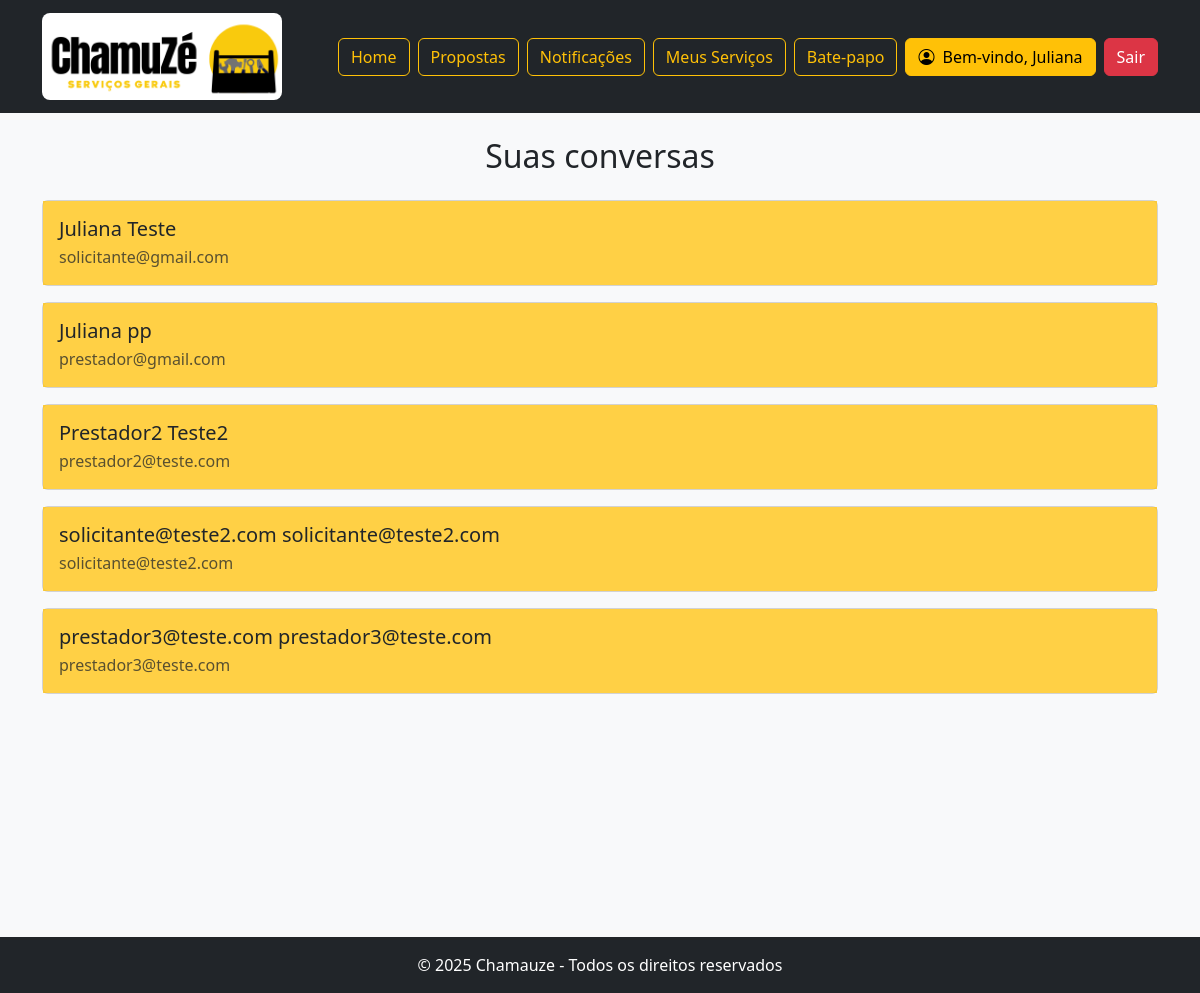
/config/chatLista.php (signed in), run on the app's committed database.
### tables this page shows
CREATE TABLE `usuario` (
  `id_usuario` int(11) NOT NULL,
  `nome` varchar(100) NOT NULL,
  `sobrenome` varchar(150) NOT NULL,
  `email` varchar(150) NOT NULL,
  `senha` varchar(255) NOT NULL,
  `cpf` varchar(11) NOT NULL,
  `telefone` varchar(30) NOT NULL,
  `nacionalidade` varchar(50) NOT NULL,
  `data_nascimento` date NOT NULL,
  `nota_reputacao` decimal(3,2) NOT NULL,
  `genero` enum('F','M','O') NOT NULL,
  `tipo_perfil` enum('administrador','prestador','solicitante') NOT NULL
);

### helpers/biblioteca.php (called while the page is built, shortened)
<?php
$conexao = conectaDB();
function buscarUsuarioPeloId($id_usuario){
    global $conexao;
    $sql = "SELECT * FROM usuario WHERE id_usuario = ?";
    $stmt = $conexao->prepare($sql);
    $stmt->bind_param('i', $id_usuario);
    $stmt->execute();
    $resultado = $stmt->get_result();
    return $resultado->fetch_assoc();
}
function buscarListaDeContatosNoBanco($id_usuario){
    global $conexao;
    $sql = "
        SELECT DISTINCT id_destinatario
        FROM mensagem
        WHERE id_remetente = ?
        UNION
        SELECT DISTINCT id_remetente
        FROM mensagem
        WHERE id_destinatario = ?
    ";
    $stmt = $conexao->prepare($sql);
    $stmt->bind_param('ii', $id_usuario, $id_usuario);
    $stmt->execute();
    $resultado = $stmt->get_result();
    return $resultado->fetch_all(MYSQLI_ASSOC);
}
?>

### config/chatLista.php (the view, shortened to what this page needs)
<?php
include "../helpers/biblioteca.php";
$id_remetente = $_SESSION['usuario']['id_usuario'];
?>
<!DOCTYPE html>
<html lang="pt-br">
<head>
    <link rel="stylesheet" href="../assets/css/estrelas.css">
    <link href="https://cdn.jsdelivr.net/npm/bootstrap@5.3.3/dist/css/bootstrap.min.css" rel="stylesheet">
    <link rel="stylesheet" href="../assets/css/estilo.css">
    <link rel="stylesheet" href="https://cdn.jsdelivr.net/npm/bootstrap-icons/font/bootstrap-icons.css">
</head>
<body class="bg-light  vh-100">
    <main class="container min-vh-100">
        <h2 class="my-4 text-center">Suas conversas</h2>
        <?php
            $idDosContatos = buscarListaDeContatosNoBanco($id_remetente);
            if (count($idDosContatos) <= 0){
                echo '<div class = "alert alert-info mt-4" role="alert"">
                        Você ainda não possui conversas!
                    </div>';
            } else {
                for($i = 0; $i < count($idDosContatos); $i++){
                    $usuario = buscarUsuarioPeloId($idDosContatos[$i]["id_destinatario"]);
                ?>
                <div class="card mb-3" style="cursor: pointer;" onclick="window.location.href='../config/chat.php?id_destinatario=<?= $usuario['id_usuario'] ?>'">
                    <div class="card-body bg-warning bg-opacity-75">
                        <h5 class="card-title mb-1"><?= $usuario["nome"]?> <?= $usuario["sobrenome"] ?></h5>
                        <p class="card-text text-muted mb-0"><?= $usuario["email"] ?></p>
                    </div>
                </div>
            <?php }
                    }?>
    </main>
    <?php include "../footer.php"; ?>
</body>
</html>

### config/chatLista.php (style rules this page uses)
.card-text { word-wrap: break-word; overflow-wrap: break-word; max-height: 100px; overflow: hidden; }

### data on the page
usuario: nome "Juliana", sobrenome "Teste", email "solicitante@gmail.com"
usuario: nome "Juliana", sobrenome "pp", email "prestador@gmail.com"
usuario: nome "Prestador2", sobrenome "Teste2", email "prestador2@teste.com"
usuario: nome "solicitante@teste2.com", sobrenome "solicitante@teste2.com", email "solicitante@teste2.com"
usuario: nome "prestador3@teste.com", sobrenome "prestador3@teste.com", email "prestador3@teste.com"

### other printed values
$nomeUsuario "Juliana"
